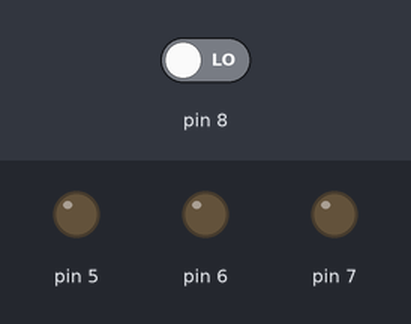
This sketch was run on a simulated Arduino Uno, built with avr-gcc and run on an emulated ATmega328P. Shown: output pins drawn as LEDs (lit = HIGH). The inputs (shaded band) are chosen by the test bench; at power-on: pin 8 LOW.

Above: at 1.2 s.
1.3 s: pin 8 driven HIGH
At 1.7 s:
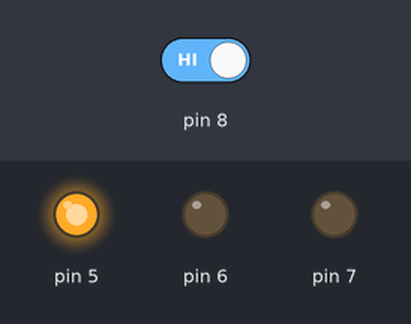
At 4.1 s:
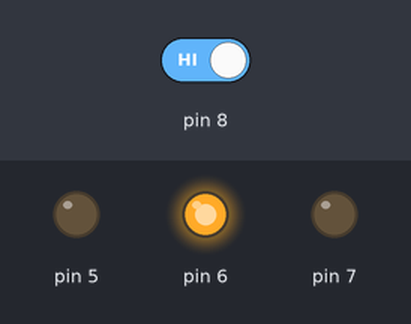
7.3 s: pin 8 driven LOW
At 7.8 s:
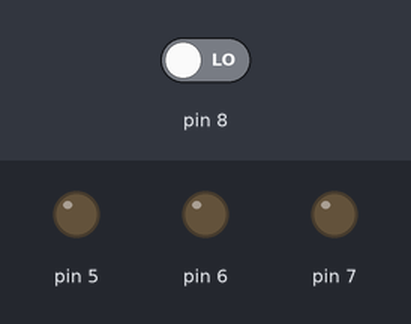
Timing chart, 0 to 10.3 s (numbered marks = the images above; inputs shaded):
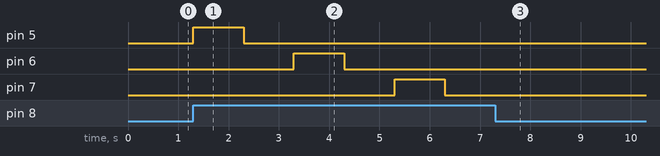

The sketch:

HW10-2.ino
```cpp
//edit for github assignment - Siddarth
void setup() {
  // put your setup code here, to run once:
  pinMode(5, OUTPUT);
  pinMode(6, OUTPUT);
  pinMode(7, OUTPUT);
  pinMode(8, INPUT);
}

void loop() {
  // put your main code here, to run repeatedly:

int input = digitalRead(8);

  if(input==HIGH){
  digitalWrite(5, HIGH);
  delay(1000);
  digitalWrite(5, LOW);
  delay(1000);
  digitalWrite(6, HIGH);
  delay(1000);
  digitalWrite(6, LOW);
  delay(1000);
  digitalWrite(7, HIGH);
  delay(1000);
  digitalWrite(7, LOW);
  delay(1000);
  }
  else{
  digitalWrite(5, LOW);
  digitalWrite(6, LOW);
  digitalWrite(7, LOW);
  }
}

// Devon Myers was here
// Matthew Meehan was here
```

Measured:
- after the input at 1.3 s, pin 5: LOW → HIGH at once, → LOW 1.0 s later; pin 6: LOW → HIGH after 2.0 s, → LOW 1.0 s later; pin 7: LOW → HIGH after 4.0 s, → LOW 1.0 s later
- after the input at 7.3 s, pin 5: stops changing and stays LOW; pin 6: stays LOW (without the input it goes to HIGH after 2.0 s); pin 7: stays LOW (without the input it goes to HIGH after 4.0 s)
